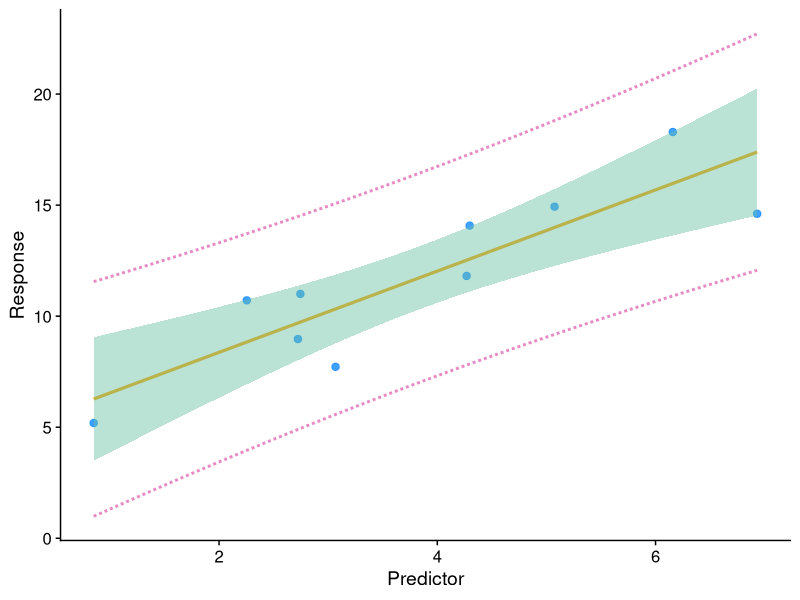
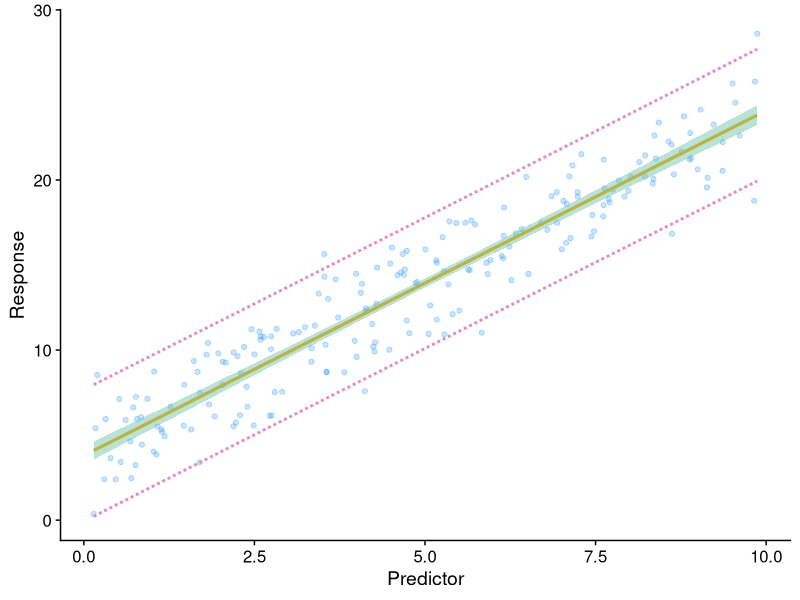
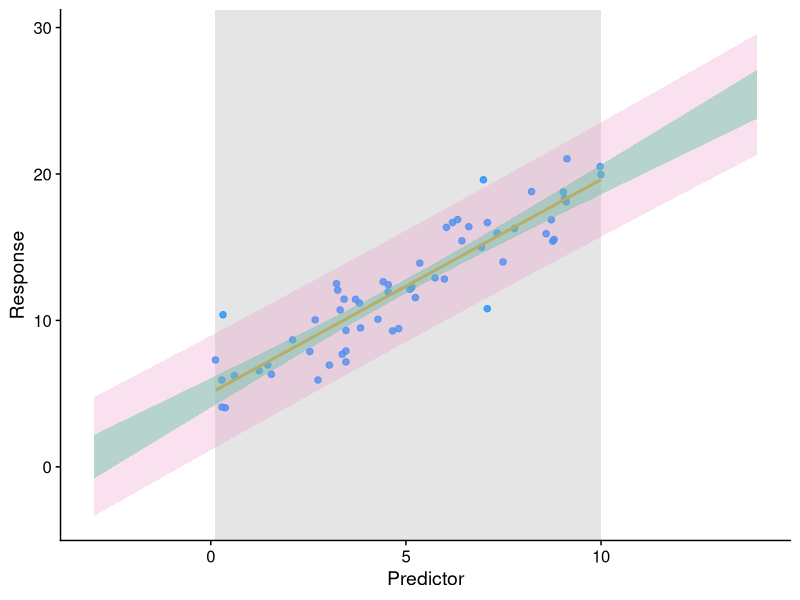
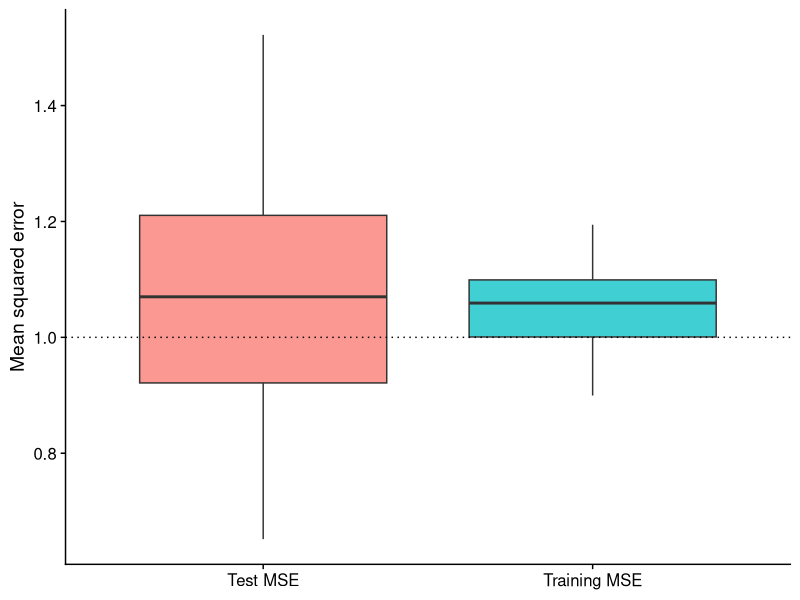

Write R code to recreate these figures, in order.
## ---- chunk 1
#| include: false
knitr::opts_chunk$set(
  echo = FALSE,
  warning = FALSE,
  message = FALSE,
  fig.align = "center",
  fig.width = 8,
  fig.height = 4.5,
  out.width = "0.88\\linewidth"
)

set.seed(502)

if (requireNamespace("cowplot", quietly = TRUE)) {
  theme_reg <- function(font_size = 14) {
    cowplot::theme_cowplot(font_size = font_size) +
      ggplot2::theme(
        plot.background = ggplot2::element_rect(fill = "white", colour = NA),
        panel.background = ggplot2::element_rect(fill = "white", colour = NA)
      )
  }
} else {
  theme_reg <- function(font_size = 14) {
    ggplot2::theme_minimal(base_size = font_size) +
      ggplot2::theme(
        plot.background = ggplot2::element_rect(fill = "white", colour = NA),
        panel.background = ggplot2::element_rect(fill = "white", colour = NA)
      )
  }
}

format_number <- function(x, digits = 3) {
  format(signif(x, digits), trim = TRUE, scientific = FALSE)
}

make_interval_plot <- function(n, seed = 1) {
  set.seed(seed)
  x_vec <- runif(n, 0, 10)
  y_vec <- 4 + 2 * x_vec + rnorm(n, 0, 2)
  example_tbl <- tibble::tibble(x = x_vec, y = y_vec)
  fit <- lm(y ~ x, data = example_tbl)
  x_seq <- seq(min(x_vec), max(x_vec), length.out = 500)
  new_tbl <- tibble::tibble(x = x_seq)
  pred_int <- predict(fit, newdata = new_tbl, interval = "prediction")
  mean_int <- predict(fit, newdata = new_tbl, interval = "confidence")
  plot_tbl <- dplyr::bind_rows(
    tibble::tibble(x = x_seq, lower = mean_int[, "lwr"], upper = mean_int[, "upr"], type = "Mean response"),
    tibble::tibble(x = x_seq, lower = pred_int[, "lwr"], upper = pred_int[, "upr"], type = "New observation")
  )
  list(data = example_tbl, fit = fit, plot_tbl = plot_tbl)
}

small_interval <- make_interval_plot(10, 10)
large_interval <- make_interval_plot(200, 10)

set.seed(510)
n_leverage <- 60
x_lev <- sort(runif(n_leverage, 0, 10))
y_lev <- 5 + 1.5 * x_lev + rnorm(n_leverage, sd = 2)
lev_tbl <- tibble::tibble(x = x_lev, y = y_lev)
lev_fit <- lm(y ~ x, data = lev_tbl)
lev_grid <- tibble::tibble(x = seq(-3, 14, length.out = 400))
lev_pred <- predict(lev_fit, newdata = lev_grid, interval = "prediction")
lev_conf <- predict(lev_fit, newdata = lev_grid, interval = "confidence")
lev_grid <- lev_grid |>
  dplyr::mutate(
    pred_lower = lev_pred[, "lwr"],
    pred_upper = lev_pred[, "upr"],
    mean_lower = lev_conf[, "lwr"],
    mean_upper = lev_conf[, "upr"]
  )

set.seed(520)
n_select <- 160
p_select <- 20
rho <- 0.45
latent <- rnorm(n_select)
X_select <- sapply(seq_len(p_select), function(j) {
  rho * latent + sqrt(1 - rho^2) * rnorm(n_select)
})
colnames(X_select) <- paste0("X", seq_len(p_select))
beta_select <- c(1.2, -1.1, 0.9, 0.7, rep(0, p_select - 4))
y_select <- as.vector(X_select %*% beta_select + rnorm(n_select, sd = 2.2))
selection_tbl <- tibble::as_tibble(data.frame(y = y_select, X_select))

fit_null <- lm(y ~ 1, data = selection_tbl)
fit_full <- lm(y ~ ., data = selection_tbl)
fit_forward <- stats::step(
  fit_null,
  scope = list(lower = fit_null, upper = fit_full),
  direction = "forward",
  trace = 0
)
fit_backward <- stats::step(
  fit_full,
  direction = "backward",
  trace = 0
)
fit_both <- stats::step(
  fit_null,
  scope = list(lower = fit_null, upper = fit_full),
  direction = "both",
  trace = 0
)

true_terms <- paste0("X", 1:4)
selection_summary <- function(fit, label) {
  terms <- setdiff(names(coef(fit)), "(Intercept)")
  tibble::tibble(
    Method = label,
    Included = length(terms),
    `Correctly included` = sum(terms %in% true_terms),
    `Noise variables included` = sum(!(terms %in% true_terms)),
    AIC = AIC(fit),
    BIC = BIC(fit),
    `Training MSE` = mean(residuals(fit)^2)
  )
}
selection_results <- dplyr::bind_rows(
  selection_summary(fit_full, "Full"),
  selection_summary(fit_forward, "Forward"),
  selection_summary(fit_backward, "Backward"),
  selection_summary(fit_both, "Stepwise")
) |>
  dplyr::mutate(
    dplyr::across(tidyselect::where(is.numeric), ~ signif(.x, 3))
  )

set.seed(530)
n_null <- 150
p_null <- 80
X_null <- matrix(rnorm(n_null * p_null), nrow = n_null)
colnames(X_null) <- paste0("X", seq_len(p_null))
y_null <- rnorm(n_null)
null_tbl <- tibble::as_tibble(data.frame(y = y_null, X_null))
null_fit <- lm(y ~ 1, data = null_tbl)
null_full <- lm(y ~ ., data = null_tbl)
null_forward <- stats::step(
  null_fit,
  scope = list(lower = null_fit, upper = null_full),
  direction = "forward",
  trace = 0
)
null_selected <- length(setdiff(names(coef(null_forward)), "(Intercept)"))
null_train_mse <- mean(residuals(null_forward)^2)

set.seed(531)
train_index <- sample(seq_len(n_null), size = floor(0.75 * n_null))
train_tbl <- null_tbl[train_index, ]
test_tbl <- null_tbl[-train_index, ]
train_null <- lm(y ~ 1, data = train_tbl)
train_full <- lm(y ~ ., data = train_tbl)
train_forward <- stats::step(
  train_null,
  scope = list(lower = train_null, upper = train_full),
  direction = "forward",
  trace = 0
)
train_mse <- mean(residuals(train_forward)^2)
test_pred <- predict(train_forward, newdata = test_tbl)
test_mse <- mean((test_tbl$y - test_pred)^2)
selected_terms_train <- length(setdiff(names(coef(train_forward)), "(Intercept)"))

set.seed(532)
n_reps <- 100
split_results <- replicate(n_reps, {
  idx <- sample(seq_len(n_null), size = floor(0.75 * n_null))
  tr <- null_tbl[idx, ]
  te <- null_tbl[-idx, ]
  mod <- stats::step(
    lm(y ~ 1, data = tr),
    scope = list(lower = ~1, upper = ~.),
    direction = "forward",
    trace = 0
  )
  c(
    selected = length(setdiff(names(coef(mod)), "(Intercept)")),
    train_mse = mean(residuals(mod)^2),
    test_mse = mean((te$y - predict(mod, newdata = te))^2)
  )
})
split_results_tbl <- tibble::as_tibble(t(split_results)) |>
  dplyr::mutate(split = dplyr::row_number())
split_summary_tbl <- split_results_tbl |>
  dplyr::summarise(
    `Average selected variables` = mean(selected),
    `Average training MSE` = mean(train_mse),
    `Average test MSE` = mean(test_mse)
  ) |>
  dplyr::mutate(dplyr::across(tidyselect::where(is.numeric), ~ signif(.x, 3)))
## ---- chunk 2
plot_tbl <- small_interval$plot_tbl
example_tbl <- small_interval$data

ggplot2::ggplot(example_tbl, ggplot2::aes(x = x, y = y)) +
  theme_reg() +
  ggplot2::geom_point(colour = "dodgerblue", alpha = 0.85, size = 2.2) +
  ggplot2::geom_smooth(method = "lm", se = FALSE, colour = "orange", linewidth = 1.1) +
  ggplot2::geom_ribbon(
    data = dplyr::filter(plot_tbl, type == "Mean response"),
    ggplot2::aes(x = x, ymin = lower, ymax = upper),
    inherit.aes = FALSE,
    fill = "#66c2a5",
    alpha = 0.45
  ) +
  ggplot2::geom_line(
    data = dplyr::filter(plot_tbl, type == "New observation"),
    ggplot2::aes(x = x, y = lower),
    inherit.aes = FALSE,
    colour = "#e78ac3",
    linetype = "11",
    linewidth = 1
  ) +
  ggplot2::geom_line(
    data = dplyr::filter(plot_tbl, type == "New observation"),
    ggplot2::aes(x = x, y = upper),
    inherit.aes = FALSE,
    colour = "#e78ac3",
    linetype = "11",
    linewidth = 1
  ) +
  ggplot2::labs(x = "Predictor", y = "Response")
## ---- chunk 3
plot_tbl <- large_interval$plot_tbl
example_tbl <- large_interval$data

ggplot2::ggplot(example_tbl, ggplot2::aes(x = x, y = y)) +
  theme_reg() +
  ggplot2::geom_point(colour = "dodgerblue", alpha = 0.25, size = 1.5) +
  ggplot2::geom_smooth(method = "lm", se = FALSE, colour = "orange", linewidth = 1.1) +
  ggplot2::geom_ribbon(
    data = dplyr::filter(plot_tbl, type == "Mean response"),
    ggplot2::aes(x = x, ymin = lower, ymax = upper),
    inherit.aes = FALSE,
    fill = "#66c2a5",
    alpha = 0.45
  ) +
  ggplot2::geom_line(
    data = dplyr::filter(plot_tbl, type == "New observation"),
    ggplot2::aes(x = x, y = lower),
    inherit.aes = FALSE,
    colour = "#e78ac3",
    linetype = "11",
    linewidth = 1
  ) +
  ggplot2::geom_line(
    data = dplyr::filter(plot_tbl, type == "New observation"),
    ggplot2::aes(x = x, y = upper),
    inherit.aes = FALSE,
    colour = "#e78ac3",
    linetype = "11",
    linewidth = 1
  ) +
  ggplot2::labs(x = "Predictor", y = "Response")
## ---- chunk 4
ggplot2::ggplot(lev_tbl, ggplot2::aes(x = x, y = y)) +
  theme_reg() +
  ggplot2::geom_rect(
    ggplot2::aes(xmin = min(lev_tbl$x), xmax = max(lev_tbl$x), ymin = -Inf, ymax = Inf),
    inherit.aes = FALSE,
    fill = "grey90",
    alpha = 0.45
  ) +
  ggplot2::geom_point(colour = "dodgerblue", alpha = 0.8, size = 1.9) +
  ggplot2::geom_smooth(method = "lm", se = FALSE, colour = "orange", linewidth = 1) +
  ggplot2::geom_ribbon(
    data = lev_grid,
    ggplot2::aes(x = x, ymin = pred_lower, ymax = pred_upper),
    inherit.aes = FALSE,
    fill = "#e78ac3",
    alpha = 0.25
  ) +
  ggplot2::geom_ribbon(
    data = lev_grid,
    ggplot2::aes(x = x, ymin = mean_lower, ymax = mean_upper),
    inherit.aes = FALSE,
    fill = "#66c2a5",
    alpha = 0.45
  ) +
  ggplot2::labs(x = "Predictor", y = "Response")
## ---- chunk 5
#| echo: true
fitted_model <- lm(y ~ x, data = lev_tbl)
new_observations <- data.frame(x = c(2, 8, 12))

predict(
  fitted_model,
  newdata = new_observations,
  interval = "prediction"
)
## ---- chunk 6
knitr::kable(selection_results)
## ---- chunk 7
tibble::tibble(
  `Selected variables` = selected_terms_train,
  `Training MSE` = signif(train_mse, 3),
  `Test MSE` = signif(test_mse, 3)
) |>
  knitr::kable()
## ---- chunk 8
knitr::kable(split_summary_tbl)
## ---- chunk 9
plot_split_tbl <- split_results_tbl |>
  dplyr::select(split, `Training MSE` = train_mse, `Test MSE` = test_mse) |>
  tidyr::pivot_longer(-split, names_to = "Error type", values_to = "MSE")

ggplot2::ggplot(plot_split_tbl, ggplot2::aes(x = `Error type`, y = MSE, fill = `Error type`)) +
  theme_reg() +
  ggplot2::geom_boxplot(alpha = 0.75, outlier.alpha = 0.45) +
  ggplot2::geom_hline(yintercept = 1, linetype = "dotted") +
  ggplot2::guides(fill = "none") +
  ggplot2::labs(x = NULL, y = "Mean squared error")
